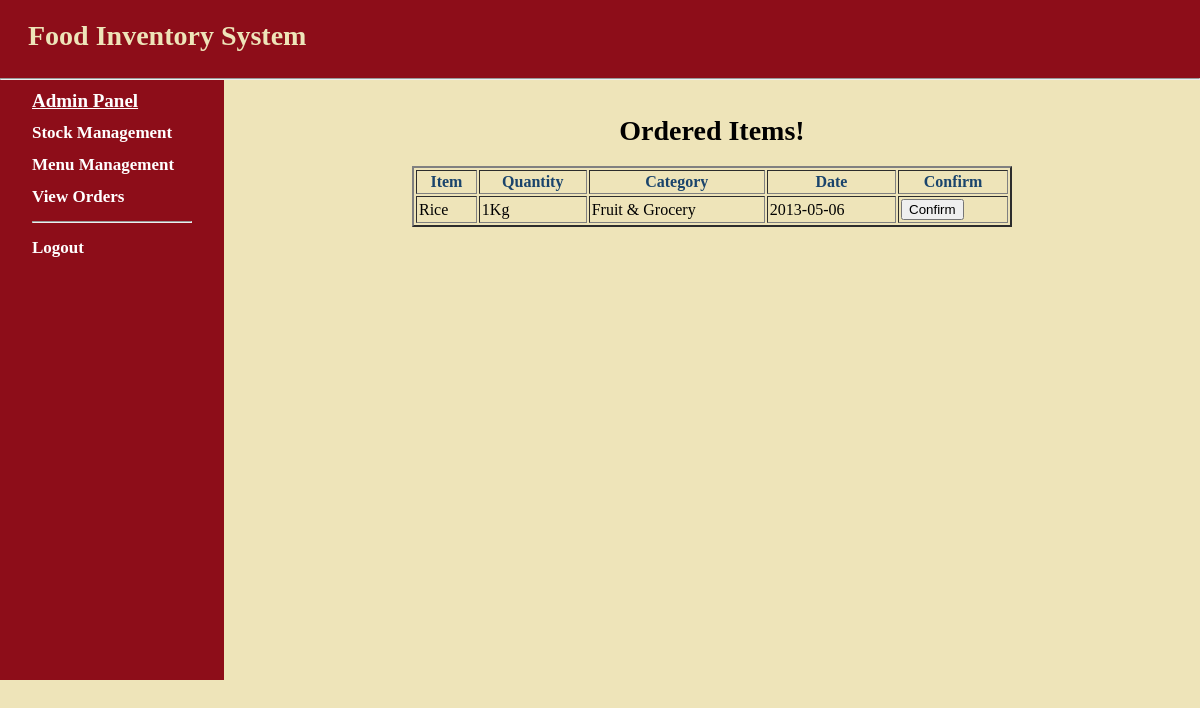
The app's page /display_order.php with its own data.
### tables this page shows
CREATE TABLE IF NOT EXISTS `order` (
  `Id` int(5) NOT NULL AUTO_INCREMENT,
  `Item` varchar(50) NOT NULL,
  `Quantity` float NOT NULL,
  `Unit` varchar(50) NOT NULL,
  `Category` varchar(50) NOT NULL,
  `Date` date NOT NULL,
  PRIMARY KEY (`Id`)
);

### public/display_order.php (the view, shortened to what this page needs)
<?php
include("index.php");
$sql= "SELECT * FROM `order` ORDER BY Id desc ";
$record=mysqli_query($dbconnect,$sql);
?>
<html>
<head>
</head>
<body>
<div id="main">
    <div id="navigation">
   	<h1 style="text-align: left; font-family: Lucida Calligraphy; font-size:19px ;"><b><u><a href="admin.php">Admin Panel</a></u></b></h1>
<p style="font-size:17px; font-family: Minion Pro Med;"><a href="stockpanel.php"><b>Stock Management</b> </a></p>
<p style="font-size:17px; font-family: Minion Pro Med;"><a href="menupanel.php"><b>Menu Management</b> </a></p>
<p style="font-size:17px; font-family: Minion Pro Med;"><a href="display_order.php"><b>View Orders</b> </a></p>
<hr />
<p style="font-size: 17px; font-family:Minion Pro Med;"><a href="home.php"><b>Logout</b></a></p>
</div>
<br />
<p style="text-align: left; font-size:28px; text-align:center;"><b>Ordered Items!</b></p>
<table width="600px" border="2" cellpadding="2" cellspacing="2" align="center">
<tr style="font-family: Cambria">
<th style="color:#1A446C"><b>Item</b></th>
<th style="color:#1A446C"><b>Quantity</th>
<th style="color:#1A446C"><b>Category</th>
<th style="color:#1A446C"><b>Date</th>
<th style="color:#1A446C"><b>Confirm</th>
</tr>
<?php
while($list=mysqli_fetch_assoc($record)){
echo "<tr>";
		echo "<td>".$list['Item']."</td>";
		echo "<td>".$list['Quantity'].$list['Unit']."</td>";
            	echo "<td>".$list['Category']."</td>";
                echo "<td>".$list['Date']."</td>";
                	echo "<td><a href=confirm.php?item=".$list['Item']."&quantity=".$list['Quantity']."&id=".$list['Id']."><input type=Submit value=Confirm></a></td>";
echo "</tr>";
}
?>
</table>
</div>
</body>
</html>

### public/stylesheets/basic1.css (style rules this page uses)
html { height:100%; width:100% }
body { width:100%; height:100%; margin:0; padding:0; border:0; font-family:Verdana,Arial,Helvetica,sans-serif,harrington; font-size:13px; line-height:15px; background: #EEE4B9; background-image: }
a { color:#8D0D19 }
#main { height:600px; width:100%; margin:0; padding:0; background:#EEE4B9; font-family:Cambria; font-size: 20px;; }
#navigation { float:left; width:160px; height:100%; margin:0; padding:0 2em; color:white; background:#8D0D19; font-size: 16px; text-align: left; }
#navigation a { color:white; text-decoration: none; }

### records on screen
order: Item "Rice", Quantity "1", Unit "Kg", Category "Fruit & Grocery", Date "2013-05-06"
